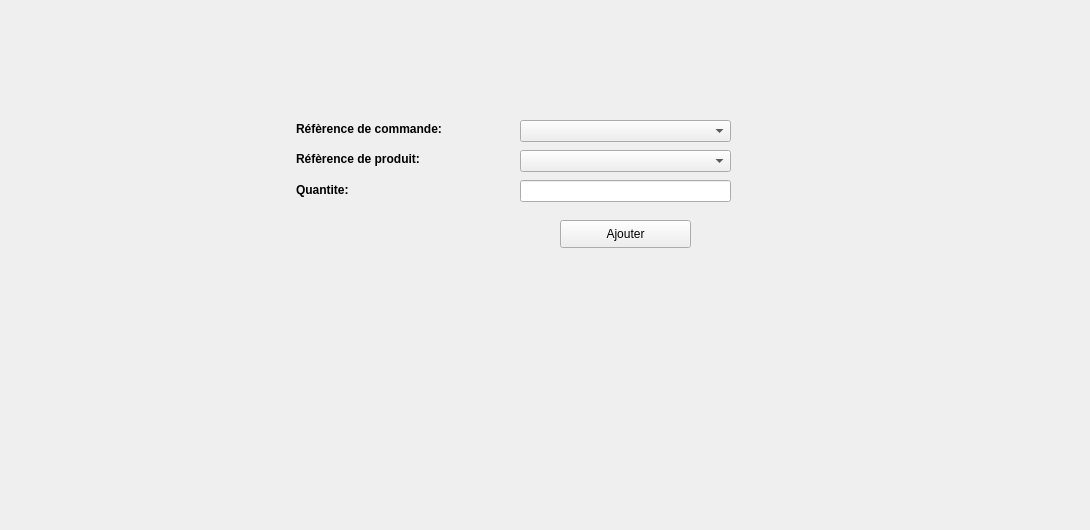
      <widget class="QWidget" name="tab_19">
       <attribute name="title">
        <string>Modifier quantite de produit d'une commande</string>
       </attribute>
       <widget class="QLabel" name="background_7">
        <property name="geometry">
         <rect>
          <x>-20</x>
          <y>0</y>
          <width>1081</width>
          <height>521</height>
         </rect>
        </property>
        <property name="text">
         <string/>
        </property>
       </widget>
       <widget class="QComboBox" name="comboBox_7">
        <property name="geometry">
         <rect>
          <x>520</x>
          <y>150</y>
          <width>211</width>
          <height>22</height>
         </rect>
        </property>
       </widget>
       <widget class="QComboBox" name="comboBox_8">
        <property name="geometry">
         <rect>
          <x>520</x>
          <y>120</y>
          <width>211</width>
          <height>22</height>
         </rect>
        </property>
       </widget>
       <widget class="QLineEdit" name="cin_client_e_3">
        <property name="geometry">
         <rect>
          <x>520</x>
          <y>180</y>
          <width>211</width>
          <height>22</height>
         </rect>
        </property>
       </widget>
       <widget class="QPushButton" name="ajouter_4">
        <property name="geometry">
         <rect>
          <x>560</x>
          <y>220</y>
          <width>131</width>
          <height>28</height>
         </rect>
        </property>
        <property name="text">
         <string>Ajouter</string>
        </property>
       </widget>
       <widget class="QLabel" name="nom_6">
        <property name="geometry">
         <rect>
          <x>296</x>
          <y>120</y>
          <width>187</width>
          <height>18</height>
         </rect>
        </property>
        <property name="font">
         <font>
          <pointsize>9</pointsize>
          <weight>75</weight>
          <bold>true</bold>
          <underline>false</underline>
         </font>
        </property>
        <property name="text">
         <string>Réfèrence de commande:</string>
        </property>
       </widget>
       <widget class="QLabel" name="reference_4">
        <property name="geometry">
         <rect>
          <x>296</x>
          <y>150</y>
          <width>162</width>
          <height>18</height>
         </rect>
        </property>
        <property name="font">
         <font>
          <pointsize>9</pointsize>
          <weight>75</weight>
          <bold>true</bold>
          <underline>false</underline>
         </font>
        </property>
        <property name="text">
         <string>Réfèrence de produit:</string>
        </property>
       </widget>
       <widget class="QLabel" name="quantite_8">
        <property name="geometry">
         <rect>
          <x>296</x>
          <y>180</y>
          <width>81</width>
          <height>20</height>
         </rect>
        </property>
        <property name="font">
         <font>
          <pointsize>9</pointsize>
          <weight>75</weight>
          <bold>true</bold>
          <underline>false</underline>
         </font>
        </property>
        <property name="text">
         <string>Quantite:</string>
        </property>
       </widget>
      </widget>
